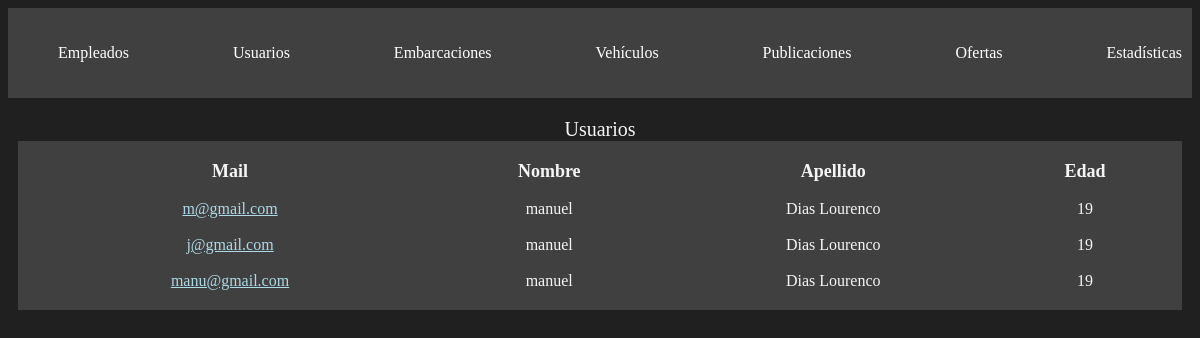
Screenshot of /administracion/usuarios/ with the database file from the repository.
### usuarios/models.py (models this page shows, shortened)
class Usuario(AbstractBaseUser, PermissionsMixin):
    nombre = models.CharField(max_length=50)
    apellido = models.CharField(max_length=50)
    fecha_nacimiento = models.DateField()
    telefono = models.CharField(max_length=13)
    mail = models.EmailField(max_length=50, unique=True)
    password = models.CharField(max_length=128)
    is_staff= models.BooleanField(default=False)
    is_blocked= models.BooleanField(default=False)
    USERNAME_FIELD = 'mail'
    REQUIRED_FIELDS = ['nombre', 'apellido', 'fecha_nacimiento', 'telefono']

### administrador/views.py (the view)
# urls.py: path('', include('usuarios.urls')),
def usuarios(request):
    usuarios = Usuario.objects.all()
    for usuario in usuarios:
        usuario.edad = calcular_edad(usuario.fecha_nacimiento)
    return render(request, 'usuarios.html', {
        'usuarios' : usuarios
    })

### administrador/views.py (called while the page is built)
def calcular_edad(fecha_nacimiento):
    fecha_actual = datetime.now()
    edad = fecha_actual.year - fecha_nacimiento.year - ((fecha_actual.month, fecha_actual.day) < (fecha_nacimiento.month, fecha_nacimiento.day))
    return edad

### administrador/templates/usuarios.html
{% extends 'layouts/navbar.html' %}
{% block content %}
<table>
    <caption>Usuarios</caption>
    <thead>
        <tr>
            <th>Mail</th>
            <th>Nombre</th>
            <th>Apellido</th>
            <th>Edad</th>
        </tr>
    </thead>
    <tbody>
        {% for usuario in usuarios %}
        <tr>
            <td>
                <a href="{% url 'ver_perfil' usuario.id %}"> {{usuario.mail}} </a>
            </td>
            <td>{{usuario.nombre}}</td>
            <td>{{usuario.apellido}}</td>
            <td>{{usuario.edad}}</td>
        </tr>
        {% endfor %}
    </tbody>
</table>
{% endblock %}

### administrador/static/styles/main.css (style rules this page uses)
body { background: #202020; color: whitesmoke; }
table { width: 100%; background: #404040; color: whitesmoke; padding: 10px; margin-bottom: 2px; }
table caption { font-size: 20px; }
table thead th { font-size: 18px; }
table tbody td { font-size: 16px; }
table th, table td { padding: 8px; text-align: center; }
a:link, a:visited { color: lightblue; font-size: 16px; }

### rows the page displays
Usuario: mail "m@gmail.com", nombre "manuel", apellido "Dias Lourenco", edad "19"
Usuario: mail "j@gmail.com", nombre "manuel", apellido "Dias Lourenco", edad "19"
Usuario: mail "manu@gmail.com", nombre "manuel", apellido "Dias Lourenco", edad "19"
